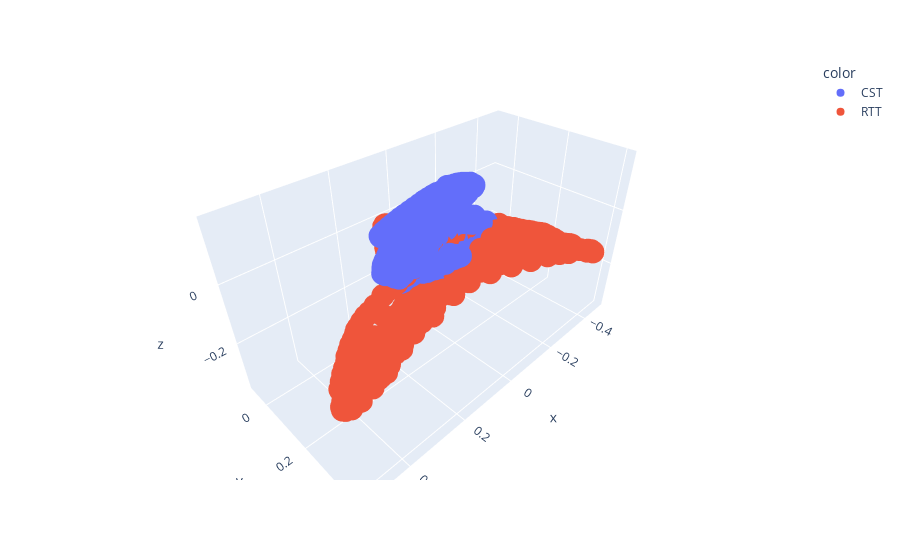

The notebook cell this image was saved under:
### Markdown cell above
Looking at a few RTT and CST trials, it seems like the intermittent failures of the RTT decoder are due to othogonal excursions away from the dual-task calibrated decoder axis. These orhogonal excursions seem to happen mostly during CST trials (indicated by RTT decoder failure), but also seem to happen a bit during RTT trials. In both cases, it seems that these excursions are related somehow to feedback-instigated movements--they generally precede large rightward movements that seem to be corrective of previous "missed" movements (i.e. the monkey didn't move far enough rightward, so he moves rightward again). I'm not sure why this seems so far to be direction-specific, but the behavior also seems to be asymmetric with respect to direction, so maybe that's a simple explanation.

Perhaps a next good step would be to look at all neural activity orthogonal too the dual decoder axis to look for structure.

### Code cell
import scipy.linalg
decoder_null_proj = src.dekodec.max_var_rotate(
    scipy.linalg.null_space(models['Dual'].coef_[None,:]),
    np.row_stack(df['lfads_rates_joint_pca_shared'])
)

fig,ax = plt.subplots(1,1)
sns.scatterplot(
    x= np.row_stack(trial_pred['lfads_rates_joint_pca_shared']) @ decoder_null_proj[:,0],
    y= np.row_stack(trial_pred['lfads_rates_joint_pca_shared']) @ decoder_null_proj[:,1],
    # c=trial_pred['Hand velocity'],
    hue = trial_pred['task'],
    palette=['C0','C1'],
    hue_order=['CST','RTT'],
    ax=ax,
    legend=False,
)
ax.set_aspect('equal')
sns.despine(fig=fig,trim=True)

fig_3d = px.scatter_3d(
    x= np.row_stack(trial_pred['lfads_rates_joint_pca_shared']) @ -decoder_null_proj[:,0],
    y= np.row_stack(trial_pred['lfads_rates_joint_pca_shared']) @ -decoder_null_proj[:,1],
    z= np.row_stack(trial_pred['lfads_rates_joint_pca_shared']) @ -decoder_null_proj[:,2],
    color= trial_pred['task'],
)
fig_3d.show()
trial_pred

### Figure 1 — Plotly figure (JSON) as saved in the notebook; plotly's stock layout.template omitted (floating-point values rounded to 4 significant figures; data arrays with more than 128 entries replaced by an {"elided": "..."} marker saying what was removed)
{"data": [{"hovertemplate": "color=CST<br>x=%{x}<br>y=%{y}<br>z=%{z}<extra></extra>", "legendgroup": "CST", "marker": {"color": "#636efa", "symbol": "circle"}, "mode": "markers", "name": "CST", "scene": "scene", "showlegend": true, "type": "scatter3d", "x": {"elided": "711 float values"}, "y": {"elided": "711 float values"}, "z": {"elided": "711 float values"}}, {"hovertemplate": "color=RTT<br>x=%{x}<br>y=%{y}<br>z=%{z}<extra></extra>", "legendgroup": "RTT", "marker": {"color": "#EF553B", "symbol": "circle"}, "mode": "markers", "name": "RTT", "scene": "scene", "showlegend": true, "type": "scatter3d", "x": {"elided": "509 float values"}, "y": {"elided": "509 float values"}, "z": {"elided": "509 float values"}}], "layout": {"legend": {"title": {"text": "color"}, "tracegroupgap": 0}, "margin": {"t": 60}, "scene": {"domain": {"x": [0, 1], "y": [0, 1]}, "xaxis": {"title": {"text": "x"}}, "yaxis": {"title": {"text": "y"}}, "zaxis": {"title": {"text": "z"}}}}}
